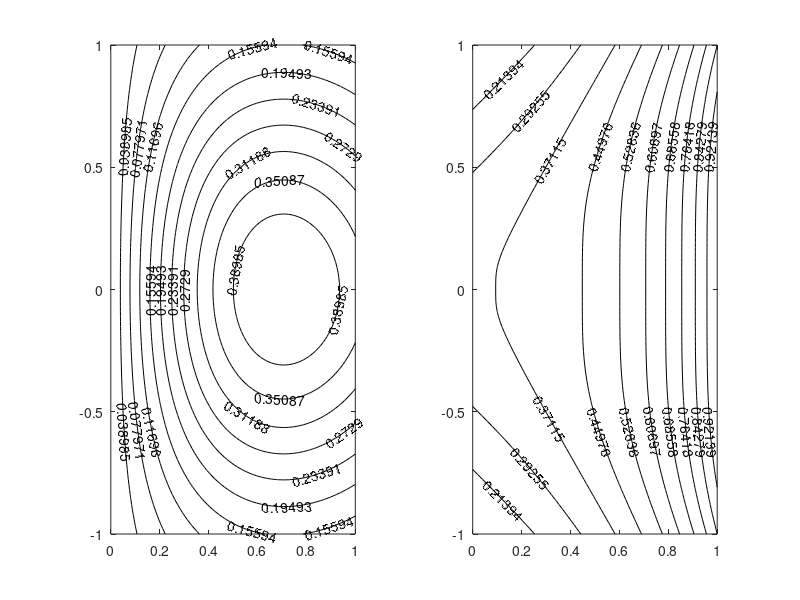

Reproduce this figure in MATLAB.
width=1;
angle = -10.54/30*0.0; %TO ROTATE CLOCKWISE BY X DEGREES
R = [cos(angle) -sin(angle);sin(angle) cos(angle)];  %CREATE THE MATRIX
%R = [0.97 -0.03;0.03 0.97];
x = linspace(-width*0.0,width);
y = linspace(-width,width);
[Xq,Yq] = meshgrid(x,y); % Original
XY = [Xq(:) Yq(:)]; % Create Matrix Of Vectors
%Z = sin(X) + cos(Y);
rotXY=XY*R';  %MULTIPLY VECTORS BY THE ROT MATRIX
Z = Xq.*exp(-(Xq.^2+Yq.^2)/width^2); % ‘Z’ To Provide A Surface
phi=det(R*R);
%Z = sin(X)

%contourf(X,Y,Z,10)
%colorbar("on")
Xqr = reshape(rotXY(:,1), size(Xq,1), []);
Yqr = reshape(rotXY(:,2), size(Yq,1), []);


Zr = exp(-(Xqr.^2+Yqr.^2-2*Xqr.*sqrt(Xqr.^2+Yqr.^2)*phi+phi^2)/width^2); % ‘Z’ To Provide A Surface


%Zr = Zr/max(max(Zr));

contour(Xqr,Yqr,Z,10,'ShowText',"on", 'linecolor','black') % Rotated contour(X,Y,Z,'ShowText','on')
t = xlabel('z_R');
t = ylabel('r');
%,true,"LabelFormat","%0.1f m"

%contour(Zr,10,"ShowText","on","LabelFormat",@mylabel, 'linecolor','b')
xlim([0 width])
ylim([-width width])

function labels = mylabel(vals)
feetPerMeter = 3.28084;
feet = round(vals.*feetPerMeter);
labels = vals + " m (" + feet + " ft)";
labels(vals == 0) = "0 nm";
end

subplot(1,2,1);
contour(Xqr,Yqr,Z,10,'ShowText',"on", 'linecolor','black'), axis equal

subplot(1,2,2);
contour(Xqr,Yqr,Zr,10,'ShowText',"on", 'linecolor','black'), axis equal
